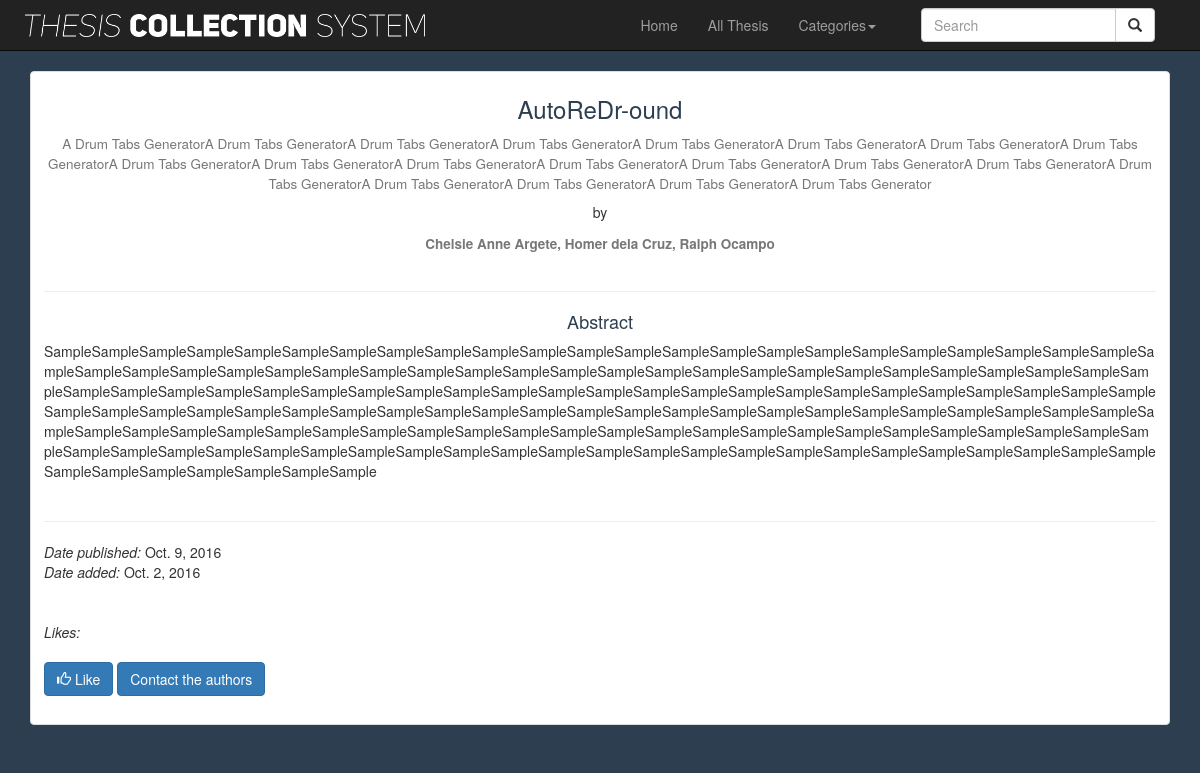
Page /tcsproject/thesis/2/ on the committed database.
### tcsproject/models.py (models this page shows)
class Thesis(models.Model):
    title = models.CharField(max_length=300,blank=False, unique=True)
    authors = models.CharField(max_length=300,blank=False)
    emails = models.EmailField(blank=False,default='')
    desc = models.TextField(blank=False)
    abstract = models.TextField(blank=False)
    no_of_pages = models.IntegerField(blank=False)
    date_published = models.DateField(auto_now=False, auto_now_add=False)
    date_added = models.DateField(auto_now=False, auto_now_add=True)
    DEPTS = [
     ('Accountancy','Accountancy'),
     ('Banking and Finance','Banking and Finance'),
     ('Management','Management'),
     ('Marketing','Marketing'),
     ('Customs Administration','Customs Administration'),
     ('Hospitality Management','Hospitality Management'),
     ('Filipino','Filipino'),
     ('English and Foreign Language','English and Foreign Language'),
     ('Physical Education','Physical Education'),
     ('Social Science','Social Science'),
     ('Chemical Engineering','Chemical Engineering'),
     ('Civil Engineering','Civil Engineering'),
     ('Computer Engineering','Computer Engineering'),
     ('Electrical Engineering','Electrical Engineering'),
     ('Electronics Engineering','Electronics Engineering'),
     ('Industrial Engineering','Industrial Engineering'),
     ('Mechanical Engineering','Mechanical Engineering'),
     ('Mining, Geology, and Ceramics Engineering','Mining, Geology, and Ceramics Engineering'),
     ('Biology','Biology'),
     ('Chemistry','Chemistry'),
     ('Computer Science','Computer Science'),
     ('Mathematics','Mathematics'),
     ('Psychology','Psychology'),
     ('Information Technology and Management','Information Technology and Management')
     ]
    dept = models.CharField(max_length=300, choices = sorted(DEPTS), blank=False)
    CATEGORIES = [
    ('Books','Books'),
    ('Business','Business'),
    ('Catalogs','Catalogs'),
    ('Education','Education'),
    ('Entertainment','Entertainment'),
    ('Finance','Finance'),
    ('Food and Drink','Food and Drink'),
    ('Games','Games'),
    ('Health and Fitness','Health and Fitness'),
    ('Lifestyle','Lifestyle'),
    ('Magazines and Newspaper','Magazines and Newspaper'),
    ('Medical','Medical'),
    ('Music','Music'),
    ('Navigation','Navigation'),
    ('News','News'),
    ('Photo and Video','Photo and Video'),
    ('Productivity','Productivity'),
    ('Reference','Reference'),
    ('Shopping','Shopping'),
    ('Social Networking','Social Networking' ),
    ('Sports','Sports'),
    ('Travel','Travel'),
    ('Utilities','Utilities'),
    ('Weather','Weather')
    ]
    category = models.CharField(max_length=300, choices = sorted(CATEGORIES), blank=False)
    likes = models.IntegerField(default=0)
    def __str__(self):
        return self.title + " by " + self.authors
    class Meta:
        verbose_name='Thesis'

### tcsproject/views.py (the view)
# urls.py: url(r'^thesis/(?P<id>[0-9]+)/$', views.thesis_view, name='thesisview'),
def thesis_view(request, id=id):
    template_name='tcsproject/thesis.html'
    user = request.user
    ts = time.time()
    session_id = datetime.datetime.fromtimestamp(ts).strftime('%Y%m%d')
    request.session['session_id'] = session_id
    likeform = LikeForm()
    likes = collections.Counter(Like.objects.all())
    print likes
    thesis = Thesis.objects.all()
    thesis_likes = {}
    for i in thesis:
        thesis_likes[i.title] = len(Like.objects.filter(thesis = i))
    if request.method == 'POST':
        contactform = ContactForm(request.POST)
        if contactform.is_valid():
            contact_name = request.POST.get('name','')
            message = request.POST.get('message','')
            template = get_template('tcsproject/email_temp.txt')
            t = Thesis.objects.get(pk=id)
            email = t.emails
            context = Context({'name': contact_name,'message': message, 'thesis_title':t.title})
            content = template.render(context)
            email = EmailMessage("A Message To A Thesis", content, "amiel.garra@outlook.com",['Amiel Garra <amiel.garra@outlook.com>'],headers = {'Reply-To': t })
            email.send()
            messages.add_message(request, messages.SUCCESS, "Message sent!")
            return redirect('/tcsproject/thesis/'+str(t.id))
    else:
        contactform = ContactForm()
    print thesis_likes
    context = {'topic':Thesis.objects.get(pk=id),
               'contactform':contactform,
               'session':session_id,
               'likeform':likeform,
               'likes': thesis_likes
              }
    return render(request,template_name,context)

### tcsproject/forms.py
class ContactForm(forms.Form):
	name = forms.CharField(required=True)
	message = forms.CharField(max_length=500, widget=forms.Textarea, required=True)

class LikeForm(forms.Form):
	thesis = forms.CharField(max_length=500)
	like = forms.IntegerField()
	session_id = forms.CharField(max_length=500)

### tcsproject/models.py (called while the page is built)
    def __str__(self):
        return str(self.thesis)

### tcsproject/templates/tcsproject/thesis.html (shortened to what this page needs)
{% extends 'tcsproject/base.html' %}
{% block content %}
{% load widget_tweaks %}
<div class="container">
<div class="row">
<div class="col-lg-12 col-md-3" id="grayh3">
    <div class="thumbnail" style="min-height: auto; height: auto; width: auto;">
    <div class="header" id="w74">
      <center><h3>{{topic.title}}</h3></center>
      <center><h4><small>{{topic.desc}}</small></h4></center>
      <center>by<h4><small><strong>{{topic.authors}}</strong></small></h4></center>
    </div>
      <div class="caption">
        <hr>
        <div>
        <center><h4>Abstract</h4></center>
        </div>
        <div id="w74">
        {{topic.abstract}}
        </div>
        <br>
        <hr>
        <div>
        <i>Date published: </i>{{topic.date_published}}
        </div>
        <div>
        <i>Date added: </i>{{topic.date_added}}
        </div>
        <br>
        <br>
        <div><i>Likes: </i>
        </div>
        <br>
        <div class="form-group" id="inlineform">
		<form action="{% url 'tcsproject:like' thesis=topic.title session_id=session %}" method="POST">
        <button class="btn btn-primary" type="submit" value="Like"><span class="glyphicon glyphicon-thumbs-up" aria-hidden="true"></span> Like</button>
      	</form>
        <button type="button" class="btn btn-primary" data-toggle="modal" data-target="#myModal">
  Contact the authors
</button>
		</div>
        </div>
      </div>
</div>
</div>
</div>
{% endblock %}

### tcsproject/static/tcsproject/navigation.css (style rules this page uses)
body { background-color:#2c3e50; background-size: cover; background-repeat: no-repeat; }

### tcsproject/templates/tcsproject/thesis.html (style rules this page uses)
#whiteh3 h3,h4 { color:#ecf0f1; }
#grayh3 h3,h4,h2,h1,h5 { color:#2c3e50; }
#white h1,h2,h3 { color:#ecf0f1 }
#w74 { word-wrap: break-word; }
#inlineform form { display: inline-block; }

### rows in the picture
Thesis: title "AutoReDr-ound", desc "A Drum Tabs GeneratorA Drum Tabs GeneratorA Drum Tabs GeneratorA Drum Tabs GeneratorA Drum Tabs GeneratorA Drum Tabs GeneratorA Drum Tabs GeneratorA Drum Tabs GeneratorA Drum Tabs GeneratorA Drum Tabs GeneratorA Drum Tabs GeneratorA Drum Tabs GeneratorA Drum Tabs GeneratorA Drum Tabs GeneratorA Drum Tabs GeneratorA Drum Tabs GeneratorA Drum Tabs GeneratorA Drum Tabs GeneratorA Drum Tabs GeneratorA Drum Tabs Generator", authors "Chelsie Anne Argete, Homer dela Cruz, Ralph Ocampo", abstract "SampleSampleSampleSampleSampleSampleSampleSampleSampleSampleSampleSampleSampleSampleSampleSampleSampleSampleSampleSampleSampleSampleSampleSampleSampleSampleSampleSampleSampleSampleSampleSampleSampleSampleSampleSampleSampleSampleSampleSampleSampleSampleSampleSampleSampleSampleSampleSampleSampleSampleSampleSampleSampleSampleSampleSampleSampleSampleSampleSampleSampleSampleSampleSampleSampleSampleSampleSampleSampleSampleSampleSampleSampleSampleSampleSampleSampleSampleSampleSampleSampleSampleSampleSampleSampleSampleSampleSampleSampleSampleSampleSampleSampleSampleSampleSampleSampleSampleSampleSampleSampleSampleSampleSampleSampleSampleSampleSampleSampleSampleSampleSampleSampleSampleSampleSampleSamp…", date_published "Oct. 9, 2016", date_added "Oct. 2, 2016"
